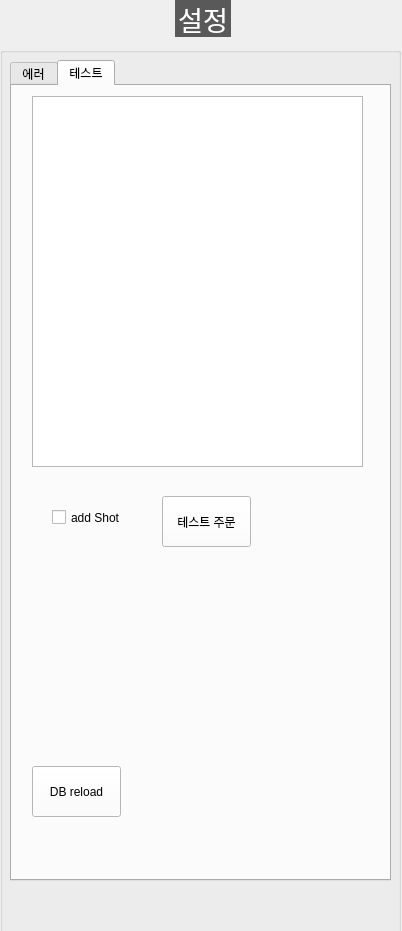
<?xml version="1.0" encoding="UTF-8"?>
<ui version="4.0">
 <class>DialogSetting</class>
 <widget class="QDialog" name="DialogSetting">
  <property name="geometry">
   <rect>
    <x>0</x>
    <y>0</y>
    <width>402</width>
    <height>931</height>
   </rect>
  </property>
  <property name="windowTitle">
   <string>Dialog</string>
  </property>
  <widget class="QGroupBox" name="GB_SETTING">
   <property name="geometry">
    <rect>
     <x>0</x>
     <y>0</y>
     <width>401</width>
     <height>971</height>
    </rect>
   </property>
   <property name="font">
    <font>
     <family>함초롬돋움</family>
     <pointsize>20</pointsize>
     <weight>50</weight>
     <italic>false</italic>
     <bold>false</bold>
    </font>
   </property>
   <property name="styleSheet">
    <string notr="true">QGroupBox  {
    margin-top: 10px;
	font: 20pt &quot;함초롬돋움&quot;;
}

QGroupBox::title  {
    subcontrol-origin: margin;
    subcontrol-position: top center;
    padding: 10px 8000px 10px 8000px;
    background-color: #595959;
    color: rgb(255, 255, 255);
}
QLabel {
	font: 10pt &quot;함초롬돋움&quot;;
}
QComboBox{
	font: 10pt &quot;함초롬돋움&quot;;
	background-color: #ffffff
}
QPushButton{
	font: 10pt &quot;함초롬돋움&quot;;
	background-color: #ffffff
}
QLineEdit{
	font: 10pt &quot;함초롬돋움&quot;;
	background-color: #ffffff
}



</string>
   </property>
   <property name="title">
    <string>설정</string>
   </property>
   <widget class="QTabWidget" name="tabWidget">
    <property name="geometry">
     <rect>
      <x>10</x>
      <y>60</y>
      <width>381</width>
      <height>821</height>
     </rect>
    </property>
    <property name="currentIndex">
     <number>1</number>
    </property>
    <widget class="QWidget" name="tab">
     <attribute name="title">
      <string>에러</string>
     </attribute>
     <widget class="QLabel" name="label_148">
      <property name="geometry">
       <rect>
        <x>0</x>
        <y>0</y>
        <width>71</width>
        <height>21</height>
       </rect>
      </property>
      <property name="font">
       <font>
        <family>함초롬돋움</family>
        <pointsize>10</pointsize>
        <weight>50</weight>
        <italic>false</italic>
        <bold>false</bold>
       </font>
      </property>
      <property name="text">
       <string>장비 에러</string>
      </property>
      <property name="alignment">
       <set>Qt::AlignCenter</set>
      </property>
     </widget>
     <widget class="QWidget" name="layoutWidget">
      <property name="geometry">
       <rect>
        <x>60</x>
        <y>40</y>
        <width>251</width>
        <height>306</height>
       </rect>
      </property>
      <layout class="QGridLayout" name="gridLayout">
       <item row="4" column="0">
        <widget class="QLabel" name="label_152">
         <property name="font">
          <font>
           <family>함초롬돋움</family>
           <pointsize>10</pointsize>
           <weight>50</weight>
           <italic>false</italic>
           <bold>false</bold>
          </font>
         </property>
         <property name="text">
          <string>종이컵2</string>
         </property>
         <property name="alignment">
          <set>Qt::AlignCenter</set>
         </property>
        </widget>
       </item>
       <item row="9" column="0">
        <widget class="QLabel" name="label_158">
         <property name="font">
          <font>
           <family>함초롬돋움</family>
           <pointsize>10</pointsize>
           <weight>50</weight>
           <italic>false</italic>
           <bold>false</bold>
          </font>
         </property>
         <property name="text">
          <string>아이스크림</string>
         </property>
         <property name="alignment">
          <set>Qt::AlignCenter</set>
         </property>
        </widget>
       </item>
       <item row="3" column="2">
        <widget class="QPushButton" name="BTN_ERROR_CLEAR_PAPER_CUP_1">
         <property name="text">
          <string>에러 클리어</string>
         </property>
        </widget>
       </item>
       <item row="9" column="1">
        <widget class="QLineEdit" name="LE_DEVICE_ERROR_ICECREAM">
         <property name="font">
          <font>
           <family>함초롬돋움</family>
           <pointsize>10</pointsize>
           <weight>50</weight>
           <italic>false</italic>
           <bold>false</bold>
          </font>
         </property>
         <property name="text">
          <string/>
         </property>
         <property name="alignment">
          <set>Qt::AlignRight|Qt::AlignTrailing|Qt::AlignVCenter</set>
         </property>
         <property name="readOnly">
          <bool>true</bool>
         </property>
        </widget>
       </item>
       <item row="1" column="0">
        <widget class="QLabel" name="label_150">
         <property name="font">
          <font>
           <family>함초롬돋움</family>
           <pointsize>10</pointsize>
           <weight>50</weight>
           <italic>false</italic>
           <bold>false</bold>
          </font>
         </property>
         <property name="text">
          <string>제빙기1</string>
         </property>
         <property name="alignment">
          <set>Qt::AlignCenter</set>
         </property>
        </widget>
       </item>
       <item row="9" column="2">
        <widget class="QPushButton" name="BTN_ERROR_CLEAR_ICECREAM">
         <property name="text">
          <string>에러 클리어</string>
         </property>
        </widget>
       </item>
       <item row="5" column="2">
        <widget class="QPushButton" name="BTN_ERROR_CLEAR_PET_CUP_1">
         <property name="text">
          <string>에러 클리어</string>
         </property>
        </widget>
       </item>
       <item row="7" column="0">
        <widget class="QLabel" name="label_156">
         <property name="font">
          <font>
           <family>함초롬돋움</family>
           <pointsize>10</pointsize>
           <weight>50</weight>
           <italic>false</italic>
           <bold>false</bold>
          </font>
         </property>
         <property name="text">
          <string>온수기</string>
         </property>
         <property name="alignment">
          <set>Qt::AlignCenter</set>
         </property>
        </widget>
       </item>
       <item row="6" column="0">
        <widget class="QLabel" name="label_155">
         <property name="font">
          <font>
           <family>함초롬돋움</family>
           <pointsize>10</pointsize>
           <weight>50</weight>
           <italic>false</italic>
           <bold>false</bold>
          </font>
         </property>
         <property name="text">
          <string>PET컵2</string>
         </property>
         <property name="alignment">
          <set>Qt::AlignCenter</set>
         </property>
        </widget>
       </item>
       <item row="7" column="1">
        <widget class="QLineEdit" name="LE_DEVICE_ERROR_HOT_WATER">
         <property name="font">
          <font>
           <family>함초롬돋움</family>
           <pointsize>10</pointsize>
           <weight>50</weight>
           <italic>false</italic>
           <bold>false</bold>
          </font>
         </property>
         <property name="text">
          <string/>
         </property>
         <property name="alignment">
          <set>Qt::AlignRight|Qt::AlignTrailing|Qt::AlignVCenter</set>
         </property>
         <property name="readOnly">
          <bool>true</bool>
         </property>
        </widget>
       </item>
       <item row="1" column="1">
        <widget class="QLineEdit" name="LE_DEVICE_ERROR_ICE_1">
         <property name="font">
          <font>
           <family>함초롬돋움</family>
           <pointsize>10</pointsize>
           <weight>50</weight>
           <italic>false</italic>
           <bold>false</bold>
          </font>
         </property>
         <property name="text">
          <string/>
         </property>
         <property name="alignment">
          <set>Qt::AlignRight|Qt::AlignTrailing|Qt::AlignVCenter</set>
         </property>
         <property name="readOnly">
          <bool>true</bool>
         </property>
        </widget>
       </item>
       <item row="5" column="0">
        <widget class="QLabel" name="label_154">
         <property name="font">
          <font>
           <family>함초롬돋움</family>
           <pointsize>10</pointsize>
           <weight>50</weight>
           <italic>false</italic>
           <bold>false</bold>
          </font>
         </property>
         <property name="text">
          <string>PET컵1</string>
         </property>
         <property name="alignment">
          <set>Qt::AlignCenter</set>
         </property>
        </widget>
       </item>
       <item row="4" column="1">
        <widget class="QLineEdit" name="LE_DEVICE_ERROR_PAPER_CUP_2">
         <property name="font">
          <font>
           <family>함초롬돋움</family>
           <pointsize>10</pointsize>
           <weight>50</weight>
           <italic>false</italic>
           <bold>false</bold>
          </font>
         </property>
         <property name="text">
          <string/>
         </property>
         <property name="alignment">
          <set>Qt::AlignRight|Qt::AlignTrailing|Qt::AlignVCenter</set>
         </property>
         <property name="readOnly">
          <bool>true</bool>
         </property>
        </widget>
       </item>
       <item row="6" column="1">
        <widget class="QLineEdit" name="LE_DEVICE_ERROR_PET_CUP_2">
         <property name="font">
          <font>
           <family>함초롬돋움</family>
           <pointsize>10</pointsize>
           <weight>50</weight>
           <italic>false</italic>
           <bold>false</bold>
          </font>
         </property>
         <property name="text">
          <string/>
         </property>
         <property name="alignment">
          <set>Qt::AlignRight|Qt::AlignTrailing|Qt::AlignVCenter</set>
         </property>
         <property name="readOnly">
          <bool>true</bool>
         </property>
        </widget>
       </item>
       <item row="1" column="2">
        <widget class="QPushButton" name="BTN_ERROR_CLEAR_ICE_1">
         <property name="text">
          <string>에러 클리어</string>
         </property>
        </widget>
       </item>
       <item row="5" column="1">
        <widget class="QLineEdit" name="LE_DEVICE_ERROR_PET_CUP_1">
         <property name="font">
          <font>
           <family>함초롬돋움</family>
           <pointsize>10</pointsize>
           <weight>50</weight>
           <italic>false</italic>
           <bold>false</bold>
          </font>
         </property>
         <property name="text">
          <string/>
         </property>
         <property name="alignment">
          <set>Qt::AlignRight|Qt::AlignTrailing|Qt::AlignVCenter</set>
         </property>
         <property name="readOnly">
          <bool>true</bool>
         </property>
        </widget>
       </item>
       <item row="8" column="1">
        <widget class="QLineEdit" name="LE_DEVICE_ERROR_SODA">
         <property name="font">
          <font>
           <family>함초롬돋움</family>
           <pointsize>10</pointsize>
           <weight>50</weight>
           <italic>false</italic>
           <bold>false</bold>
          </font>
         </property>
         <property name="text">
          <string/>
         </property>
         <property name="alignment">
          <set>Qt::AlignRight|Qt::AlignTrailing|Qt::AlignVCenter</set>
         </property>
         <property name="readOnly">
          <bool>true</bool>
         </property>
        </widget>
       </item>
       <item row="0" column="0">
        <widget class="QLabel" name="label_149">
         <property name="font">
          <font>
           <family>함초롬돋움</family>
           <pointsize>10</pointsize>
           <weight>50</weight>
           <italic>false</italic>
           <bold>false</bold>
          </font>
         </property>
         <property name="text">
          <string>커피머신</string>
         </property>
         <property name="alignment">
          <set>Qt::AlignCenter</set>
         </property>
        </widget>
       </item>
       <item row="3" column="0">
        <widget class="QLabel" name="label_153">
         <property name="font">
          <font>
           <family>함초롬돋움</family>
           <pointsize>10</pointsize>
           <weight>50</weight>
           <italic>false</italic>
           <bold>false</bold>
          </font>
         </property>
         <property name="text">
          <string>종이컵1</string>
         </property>
         <property name="alignment">
          <set>Qt::AlignCenter</set>
         </property>
        </widget>
       </item>
       <item row="7" column="2">
        <widget class="QPushButton" name="BTN_ERROR_CLEAR_HOT_WATER">
         <property name="text">
          <string>에러 클리어</string>
         </property>
        </widget>
       </item>
       <item row="4" column="2">
        <widget class="QPushButton" name="BTN_ERROR_CLEAR_PAPER_CUP_2">
         <property name="text">
          <string>에러 클리어</string>
         </property>
        </widget>
       </item>
       <item row="6" column="2">
        <widget class="QPushButton" name="BTN_ERROR_CLEAR_PET_CUP_2">
         <property name="text">
          <string>에러 클리어</string>
         </property>
        </widget>
       </item>
       <item row="0" column="1">
        <widget class="QLineEdit" name="LE_DEVICE_ERROR_COFFEE">
         <property name="font">
          <font>
           <family>함초롬돋움</family>
           <pointsize>10</pointsize>
           <weight>50</weight>
           <italic>false</italic>
           <bold>false</bold>
          </font>
         </property>
         <property name="text">
          <string/>
         </property>
         <property name="alignment">
          <set>Qt::AlignRight|Qt::AlignTrailing|Qt::AlignVCenter</set>
         </property>
         <property name="readOnly">
          <bool>true</bool>
         </property>
        </widget>
       </item>
       <item row="8" column="2">
        <widget class="QPushButton" name="BTN_ERROR_CLEAR_SODA">
         <property name="text">
          <string>에러 클리어</string>
         </property>
        </widget>
       </item>
       <item row="3" column="1">
        <widget class="QLineEdit" name="LE_DEVICE_ERROR_PAPER_CUP_1">
         <property name="font">
          <font>
           <family>함초롬돋움</family>
           <pointsize>10</pointsize>
           <weight>50</weight>
           <italic>false</italic>
           <bold>false</bold>
          </font>
         </property>
         <property name="text">
          <string/>
         </property>
         <property name="alignment">
          <set>Qt::AlignRight|Qt::AlignTrailing|Qt::AlignVCenter</set>
         </property>
         <property name="readOnly">
          <bool>true</bool>
         </property>
        </widget>
       </item>
       <item row="0" column="2">
        <widget class="QPushButton" name="BTN_ERROR_CLEAR_COFFEE">
         <property name="text">
          <string>에러 클리어</string>
         </property>
        </widget>
       </item>
       <item row="8" column="0">
        <widget class="QLabel" name="label_157">
         <property name="font">
          <font>
           <family>함초롬돋움</family>
           <pointsize>10</pointsize>
           <weight>50</weight>
           <italic>false</italic>
           <bold>false</bold>
          </font>
         </property>
         <property name="text">
          <string>탄산수</string>
         </property>
         <property name="alignment">
          <set>Qt::AlignCenter</set>
         </property>
        </widget>
       </item>
       <item row="2" column="0">
        <widget class="QLabel" name="label_151">
         <property name="font">
          <font>
           <family>함초롬돋움</family>
           <pointsize>10</pointsize>
           <weight>50</weight>
           <italic>false</italic>
           <bold>false</bold>
          </font>
         </property>
         <property name="text">
          <string>제빙기2</string>
         </property>
         <property name="alignment">
          <set>Qt::AlignCenter</set>
         </property>
        </widget>
       </item>
       <item row="2" column="1">
        <widget class="QLineEdit" name="LE_DEVICE_ERROR_ICE_2">
         <property name="font">
          <font>
           <family>함초롬돋움</family>
           <pointsize>10</pointsize>
           <weight>50</weight>
           <italic>false</italic>
           <bold>false</bold>
          </font>
         </property>
         <property name="text">
          <string/>
         </property>
         <property name="alignment">
          <set>Qt::AlignRight|Qt::AlignTrailing|Qt::AlignVCenter</set>
         </property>
         <property name="readOnly">
          <bool>true</bool>
         </property>
        </widget>
       </item>
       <item row="2" column="2">
        <widget class="QPushButton" name="BTN_ERROR_CLEAR_ICE_2">
         <property name="text">
          <string>에러 클리어</string>
         </property>
        </widget>
       </item>
      </layout>
     </widget>
     <widget class="QGroupBox" name="GB_SUPER_STOP">
      <property name="geometry">
       <rect>
        <x>10</x>
        <y>440</y>
        <width>361</width>
        <height>241</height>
       </rect>
      </property>
      <property name="styleSheet">
       <string notr="true">QGroupBox  {
    border: 1px solid gray;
    border-color: #FF5D1717;
    margin-top: 10px;
    font-size: 12px;
    border-radius: 1px;
}

QGroupBox::title  {
    subcontrol-origin: margin;
    subcontrol-position: top center;
    padding: 5px 8000px 5px 8000px;
    background-color: #FF5D1717;
    color: rgb(255, 255, 255);
}</string>
      </property>
      <property name="title">
       <string>SUPER STOP</string>
      </property>
      <widget class="QLabel" name="label_203">
       <property name="geometry">
        <rect>
         <x>40</x>
         <y>60</y>
         <width>251</width>
         <height>21</height>
        </rect>
       </property>
       <property name="font">
        <font>
         <family>함초롬돋움</family>
         <pointsize>10</pointsize>
         <weight>50</weight>
         <italic>false</italic>
         <bold>false</bold>
        </font>
       </property>
       <property name="text">
        <string>Board Connection Error (LAN2CAN)</string>
       </property>
      </widget>
      <widget class="QLineEdit" name="LE_SUPER_STOP_BOARD_CONNECTION">
       <property name="geometry">
        <rect>
         <x>10</x>
         <y>60</y>
         <width>21</width>
         <height>21</height>
        </rect>
       </property>
       <property name="font">
        <font>
         <family>함초롬돋움</family>
         <pointsize>10</pointsize>
         <weight>50</weight>
         <italic>false</italic>
         <bold>false</bold>
        </font>
       </property>
       <property name="readOnly">
        <bool>true</bool>
       </property>
      </widget>
      <widget class="QLabel" name="label_209">
       <property name="geometry">
        <rect>
         <x>40</x>
         <y>90</y>
         <width>251</width>
         <height>21</height>
        </rect>
       </property>
       <property name="font">
        <font>
         <family>함초롬돋움</family>
         <pointsize>10</pointsize>
         <weight>50</weight>
         <italic>false</italic>
         <bold>false</bold>
        </font>
       </property>
       <property name="text">
        <string>Robot Data Error</string>
       </property>
      </widget>
      <widget class="QLineEdit" name="LE_SUPER_STOP_ROBOT_DATA">
       <property name="geometry">
        <rect>
         <x>10</x>
         <y>90</y>
         <width>21</width>
         <height>21</height>
        </rect>
       </property>
       <property name="font">
        <font>
         <family>함초롬돋움</family>
         <pointsize>10</pointsize>
         <weight>50</weight>
         <italic>false</italic>
         <bold>false</bold>
        </font>
       </property>
       <property name="readOnly">
        <bool>true</bool>
       </property>
      </widget>
      <widget class="QLabel" name="label_210">
       <property name="geometry">
        <rect>
         <x>40</x>
         <y>120</y>
         <width>251</width>
         <height>21</height>
        </rect>
       </property>
       <property name="font">
        <font>
         <family>함초롬돋움</family>
         <pointsize>10</pointsize>
         <weight>50</weight>
         <italic>false</italic>
         <bold>false</bold>
        </font>
       </property>
       <property name="text">
        <string>Robot Miss Command Check Error</string>
       </property>
      </widget>
      <widget class="QLineEdit" name="LE_SUPER_STOP_ROBOT_MISS_COMMAND_CHECK">
       <property name="geometry">
        <rect>
         <x>10</x>
         <y>120</y>
         <width>21</width>
         <height>21</height>
        </rect>
       </property>
       <property name="font">
        <font>
         <family>함초롬돋움</family>
         <pointsize>10</pointsize>
         <weight>50</weight>
         <italic>false</italic>
         <bold>false</bold>
        </font>
       </property>
       <property name="readOnly">
        <bool>true</bool>
       </property>
      </widget>
      <widget class="QLineEdit" name="LE_SUPER_STOP_OUTLET_CONNECTION">
       <property name="geometry">
        <rect>
         <x>10</x>
         <y>150</y>
         <width>21</width>
         <height>21</height>
        </rect>
       </property>
       <property name="font">
        <font>
         <family>함초롬돋움</family>
         <pointsize>10</pointsize>
         <weight>50</weight>
         <italic>false</italic>
         <bold>false</bold>
        </font>
       </property>
       <property name="readOnly">
        <bool>true</bool>
       </property>
      </widget>
      <widget class="QLabel" name="label_211">
       <property name="geometry">
        <rect>
         <x>40</x>
         <y>150</y>
         <width>251</width>
         <height>21</height>
        </rect>
       </property>
       <property name="font">
        <font>
         <family>함초롬돋움</family>
         <pointsize>10</pointsize>
         <weight>50</weight>
         <italic>false</italic>
         <bold>false</bold>
        </font>
       </property>
       <property name="text">
        <string>Outlet Connection Error</string>
       </property>
      </widget>
      <widget class="QLabel" name="label_212">
       <property name="geometry">
        <rect>
         <x>40</x>
         <y>180</y>
         <width>251</width>
         <height>21</height>
        </rect>
       </property>
       <property name="font">
        <font>
         <family>함초롬돋움</family>
         <pointsize>10</pointsize>
         <weight>50</weight>
         <italic>false</italic>
         <bold>false</bold>
        </font>
       </property>
       <property name="text">
        <string>Outlet Control Error</string>
       </property>
      </widget>
      <widget class="QLineEdit" name="LE_SUPER_STOP_OUTLET_CONTROL">
       <property name="geometry">
        <rect>
         <x>10</x>
         <y>180</y>
         <width>21</width>
         <height>21</height>
        </rect>
       </property>
       <property name="font">
        <font>
         <family>함초롬돋움</family>
         <pointsize>10</pointsize>
         <weight>50</weight>
         <italic>false</italic>
         <bold>false</bold>
        </font>
       </property>
       <property name="readOnly">
        <bool>true</bool>
       </property>
      </widget>
      <widget class="QLabel" name="label_213">
       <property name="geometry">
        <rect>
         <x>40</x>
         <y>210</y>
         <width>251</width>
         <height>21</height>
        </rect>
       </property>
       <property name="font">
        <font>
         <family>함초롬돋움</family>
         <pointsize>10</pointsize>
         <weight>50</weight>
         <italic>false</italic>
         <bold>false</bold>
        </font>
       </property>
       <property name="text">
        <string>Outlet Sensor Error</string>
       </property>
      </widget>
      <widget class="QLineEdit" name="LE_SUPER_STOP_OUTLET_SENSOR">
       <property name="geometry">
        <rect>
         <x>10</x>
         <y>210</y>
         <width>21</width>
         <height>21</height>
        </rect>
       </property>
       <property name="font">
        <font>
         <family>함초롬돋움</family>
         <pointsize>10</pointsize>
         <weight>50</weight>
         <italic>false</italic>
         <bold>false</bold>
        </font>
       </property>
       <property name="readOnly">
        <bool>true</bool>
       </property>
      </widget>
      <widget class="QLabel" name="label_214">
       <property name="geometry">
        <rect>
         <x>40</x>
         <y>30</y>
         <width>251</width>
         <height>21</height>
        </rect>
       </property>
       <property name="font">
        <font>
         <family>함초롬돋움</family>
         <pointsize>10</pointsize>
         <weight>50</weight>
         <italic>false</italic>
         <bold>false</bold>
        </font>
       </property>
       <property name="text">
        <string>Platform Open Error</string>
       </property>
      </widget>
      <widget class="QLineEdit" name="LE_SUPER_STOP_PLATFORM_OPEN">
       <property name="geometry">
        <rect>
         <x>10</x>
         <y>30</y>
         <width>21</width>
         <height>21</height>
        </rect>
       </property>
       <property name="font">
        <font>
         <family>함초롬돋움</family>
         <pointsize>10</pointsize>
         <weight>50</weight>
         <italic>false</italic>
         <bold>false</bold>
        </font>
       </property>
       <property name="readOnly">
        <bool>true</bool>
       </property>
      </widget>
     </widget>
    </widget>
    <widget class="QWidget" name="tab_2">
     <attribute name="title">
      <string>테스트</string>
     </attribute>
     <widget class="QTableWidget" name="TW_TEST_MENU">
      <property name="geometry">
       <rect>
        <x>20</x>
        <y>10</y>
        <width>331</width>
        <height>371</height>
       </rect>
      </property>
      <attribute name="horizontalHeaderDefaultSectionSize">
       <number>140</number>
      </attribute>
     </widget>
     <widget class="QPushButton" name="BTN_TEST_ORDER">
      <property name="geometry">
       <rect>
        <x>150</x>
        <y>410</y>
        <width>89</width>
        <height>51</height>
       </rect>
      </property>
      <property name="text">
       <string>테스트 주문</string>
      </property>
     </widget>
     <widget class="QPushButton" name="BTN_DB_RELOAD">
      <property name="geometry">
       <rect>
        <x>20</x>
        <y>680</y>
        <width>89</width>
        <height>51</height>
       </rect>
      </property>
      <property name="text">
       <string>DB reload</string>
      </property>
     </widget>
     <widget class="QCheckBox" name="CB_ADD_SHOT">
      <property name="geometry">
       <rect>
        <x>40</x>
        <y>420</y>
        <width>92</width>
        <height>23</height>
       </rect>
      </property>
      <property name="text">
       <string>add Shot</string>
      </property>
     </widget>
    </widget>
   </widget>
  </widget>
 </widget>
 <resources/>
 <connections/>
</ui>
